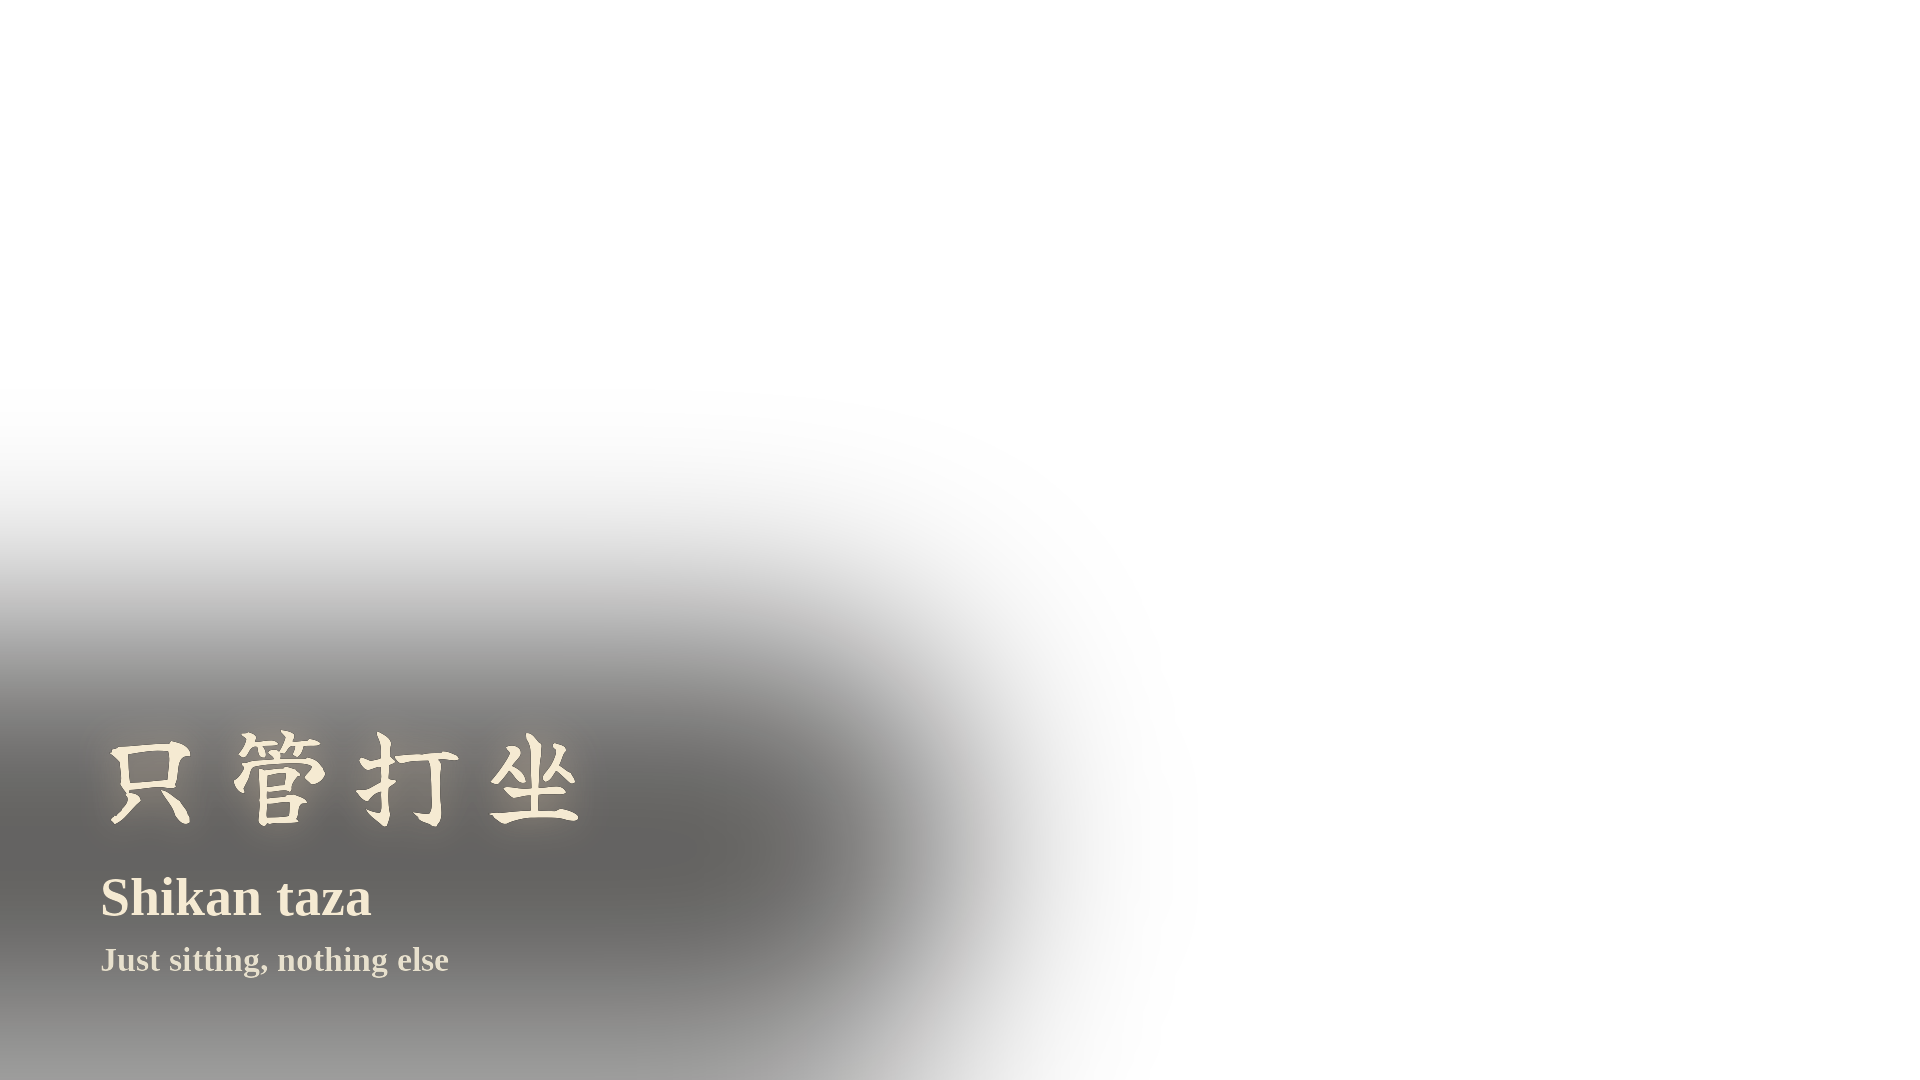

Generate this figure with Python:
#!/usr/bin/env python3
"""ZAZEN wisdom overlay — 1920x1080 transparent PNG for the long-form intro.

只管打坐 / Shikan taza / "Just sitting, nothing else" — Dōgen's term for
zazen practiced with no goal attached. It names exactly what the monk in the
frame is doing: kneeling, facing the sunrise and the great white Buddha, with
nothing to achieve.

LEFT-lower over the dark interior floor/tatami zone (measured mean brightness
~43 for the kanji row, ~49 for the romaji row in the delivered hero, vs ~84
full-frame). In CapCut: TEXT layer on the top track, start 0:03, end 0:14,
fade-in 2s / fade-out 2s, no glow/shadow/box.
Cream #F5EAD2 (channel default), Liberation Serif Bold (locked channel font).
4 kanji, horizontal — same layout as the rest of the channel's overlays.
"""
from PIL import Image, ImageDraw, ImageFont, ImageFilter

KANJI = "/home/user/dan-documents/stillwave/assets/fonts/YujiBoku-Regular.ttf"
SERIF = "/usr/share/fonts/truetype/liberation/LiberationSerif-Bold.ttf"
OUT = "/home/user/dan-documents/stillwave/assets/zazen-shikantaza-overlay.png"
W, H = 1920, 1080
CREAM = (245, 234, 210, 255)
SUB = (231, 224, 205, 255)
X = 96

img = Image.new("RGBA", (W, H), (0, 0, 0, 0))

# soft scrim so cream reads over the dark floor/tatami in the lower-left
s = Image.new("RGBA", (W, H), (0, 0, 0, 0))
ImageDraw.Draw(s).rounded_rectangle((-200, 636, 950, 1060), radius=170, fill=(8, 6, 4, 165))
img.alpha_composite(s.filter(ImageFilter.GaussianBlur(100)))

# 只管打坐 — brush kanji (4 chars), cream, faint warm glow
f = ImageFont.truetype(KANJI, 108)
mask = Image.new("L", (W, H), 0)
md = ImageDraw.Draw(mask)
chars, pitch, y0 = ["只", "管", "打", "坐"], 128, 692
l0, _, r0, _ = f.getbbox(chars[0])
c0 = X + (r0 - l0) / 2
for i, ch in enumerate(chars):
    l, t, r, b = f.getbbox(ch)
    md.text((c0 + i * pitch - (l + (r - l) / 2), y0), ch, font=f, fill=255)
glow = Image.new("RGBA", (W, H), (0, 0, 0, 0))
glow.paste((250, 220, 180, 255), (0, 0),
           mask.filter(ImageFilter.GaussianBlur(18)).point(lambda p: int(p * 0.45)))
img.alpha_composite(glow)
img.alpha_composite(Image.composite(Image.new("RGBA", (W, H), CREAM),
                                    Image.new("RGBA", (W, H), (0, 0, 0, 0)), mask))

d = ImageDraw.Draw(img)
d.text((X + 4, 866), "Shikan taza", font=ImageFont.truetype(SERIF, 54), fill=CREAM)
d.text((X + 4, 940), "Just sitting, nothing else",
       font=ImageFont.truetype(SERIF, 34), fill=SUB)

img.save(OUT)
print("saved", OUT)
